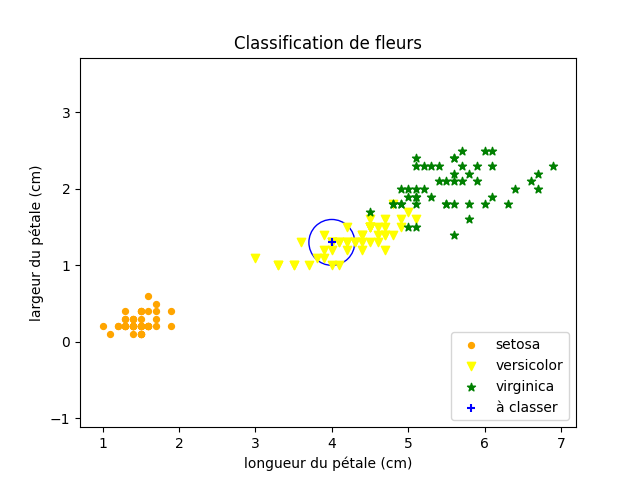

Write the Python code that produced this figure.
import csv 
import matplotlib.pyplot as plt

with open("iris_data_set.csv", "r", encoding='utf8') as fichier:
    table = list(csv.DictReader(fichier, delimiter = ","))

petal_length = float(input("Entrer la longueur du pétale : "))
petal_width = float(input("Entrer la largeur du pétale : "))

xSetosa = [float(d["petal_length"]) for d in table if d["species"] == "setosa"]
ySetosa = [float(d["petal_width"]) for d in table if d["species"] == "setosa"]
xVersicolor = [float(d["petal_length"]) for d in table if d["species"] == "versicolor"]
yVersicolor = [float(d["petal_width"]) for d in table if d["species"] == "versicolor"]
xVirginica = [float(d["petal_length"]) for d in table if d["species"] == "virginica"]
yVirginica = [float(d["petal_width"]) for d in table if d["species"] == "virginica"]

fix, ax = plt.subplots()

ax.add_artist(plt.Circle((petal_length, petal_width), 0.3, edgecolor='blue', facecolor='none'))

plt.axis('equal')

plt.scatter(xSetosa, ySetosa, color="orange", label="setosa", marker="o", s=18)
plt.scatter(xVersicolor, yVersicolor, color="yellow", label="versicolor", marker="v")
plt.scatter(xVirginica, yVirginica, color="green", label="virginica", marker="*")
plt.scatter(petal_length, petal_width, color="blue", label="à classer", marker="+")

plt.xlabel("longueur du pétale (cm)")
plt.ylabel("largeur du pétale (cm)")
plt.title("Classification de fleurs")
plt.legend(loc='lower right')

plt.savefig("iris.png")